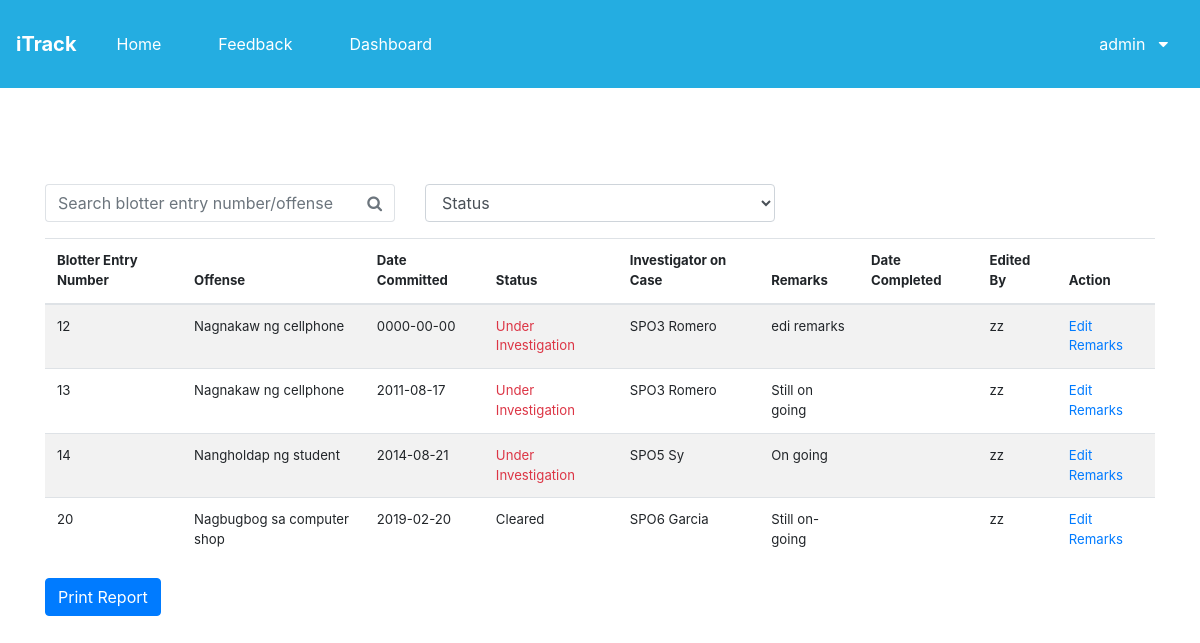
Page /itrackfinal/homeitrack.php (signed in) on the committed database.
### tables this page shows
CREATE TABLE `adminview` (
  `userID` int(11) NOT NULL,
  `benNum` int(11) NOT NULL,
  `compOffense` varchar(150) NOT NULL,
  `dateComi` date NOT NULL,
  `compStatus` longtext NOT NULL,
  `compInv` varchar(200) NOT NULL,
  `compRemarks` longtext NOT NULL,
  `dateCompl` date DEFAULT NULL
);

### itrackfinal/homeitrack.php (the view, shortened to what this page needs)
<?php
    require "adminheader.php";
?>
<?php
   include_once 'includes/admin.inc.php';
?>
<!DOCTYPE html>
<html lang="en">
<head>
    <link rel="stylesheet" href="css/bootstrap.css">
    <link href="//maxcdn.bootstrapcdn.com/font-awesome/4.7.0/css/font-awesome.min.css" rel="stylesheet">
</head>
<body>
    <br>
    <br>
    <br>
<br>
    <div class="container">
        <div class="row">
            <div class="col-md-4">
                <div class="input-group">
                    <input id="search" class="form-control py-2 border-right-0 border" type="text" placeholder="Search blotter entry number/offense">
                    <span class="input-group-append">
                        <button class="btn btn-outline-secondary border-left-0 border" type="button">
                            <i class="fa fa-search"></i>
                        </button>
                    </span>
                </div>
            </div>
            <div class="col-md-4">
                <div class="form-group">
                    <select class="form-control" id="exampleFormControlSelect1">
                         <option value="choose" name="status">Status</option>
                    </select>
                </div>
            </div>
        </div>
        <div class="row">
            <div class="col-md-12">
                <table id="myTable">
                <table class="table table-striped">
                    <thead>
                        <th> Blotter Entry Number</th>
                        <th>Offense</th>
                        <th>Date Committed</th>
                        <th>Status</th>
                        <th>Investigator on Case</th>
                        <th>Remarks</th>
                        <th> Date Completed </th>
                        <th> Edited By </th>
                        <th> Action </th>
                    </thead>
                    <tbody id="table-body">
                        <?php
                        $sql = "SELECT* FROM adminview";
                        $select_case = mysqli_query($conn, $sql);
                        while($row = mysqli_fetch_assoc($select_case))
                        {
                            $benNum = $row['benNum'];
                            $compOffense = $row['compOffense'];
                            $dateComi = $row['dateComi'];
                            $compStatus = $row['compStatus'];
                            $compInv = $row['compInv'];
                            $compRemarks = $row['compRemarks'];
                            $dateCompl= $row['dateCompl'];
                            echo"<tr>";
                            echo "<td> $benNum </td>";
                            echo "<td> $compOffense </td>";
                            echo "<td> $dateComi </td>";
                            if($compStatus == 'under_investigation'){
                                echo "<td class='text-danger'> Under Investigation </td>";
                            }else if($compStatus == 'cleared'){
                                echo "<td class='text-infor'> Cleared </td>";
                            }else if($compStatus == 'solved'){
                                echo "<td class='text-success'> Solved </td>";
                            }else{
                                echo "<td > Status Unknown </td>";
                            }
                            echo "<td> $compInv </td>";
                            echo "<td> $compRemarks </td>";
                            echo "<td> $dateCompl </td>";
                            echo "<td>zz</td>";
                            echo "<td><a href='editRemarks.php?id=$benNum'>Edit Remarks</a></td>";
                            echo "</tr>";
                        }
                        ?>
                    </tbody>
                </table>
                <button  type="button" name="printReport" class="btn btn-primary" formation="/homeitrack.php">
                            <a href= "printreport.php" style="color:white;text-decoration:none">Print Report</a>
                           </button>
            </div>
        </div>
    </div>
</body>
</html>

### itrackfinal/assets/css/style.css (style rules this page uses)
*, *:before, *:after { box-sizing: inherit; }

### rows in the picture
adminview: benNum "12", compOffense "Nagnakaw ng cellphone", dateComi "0000-00-00", shows "Under Investigation", compInv "SPO3 Romero", compRemarks "edi remarks"
adminview: benNum "13", compOffense "Nagnakaw ng cellphone", dateComi "2011-08-17", shows "Under Investigation", compInv "SPO3 Romero", compRemarks "Still on going"
adminview: benNum "14", compOffense "Nangholdap ng student", dateComi "2014-08-21", shows "Under Investigation", compInv "SPO5 Sy", compRemarks "On going"
adminview: benNum "20", compOffense "Nagbugbog sa computer shop", dateComi "2019-02-20", compStatus "Cleared", compInv "SPO6 Garcia", compRemarks "Still on-going"

### other values in the picture
$_SESSION['userUid'] "admin"
